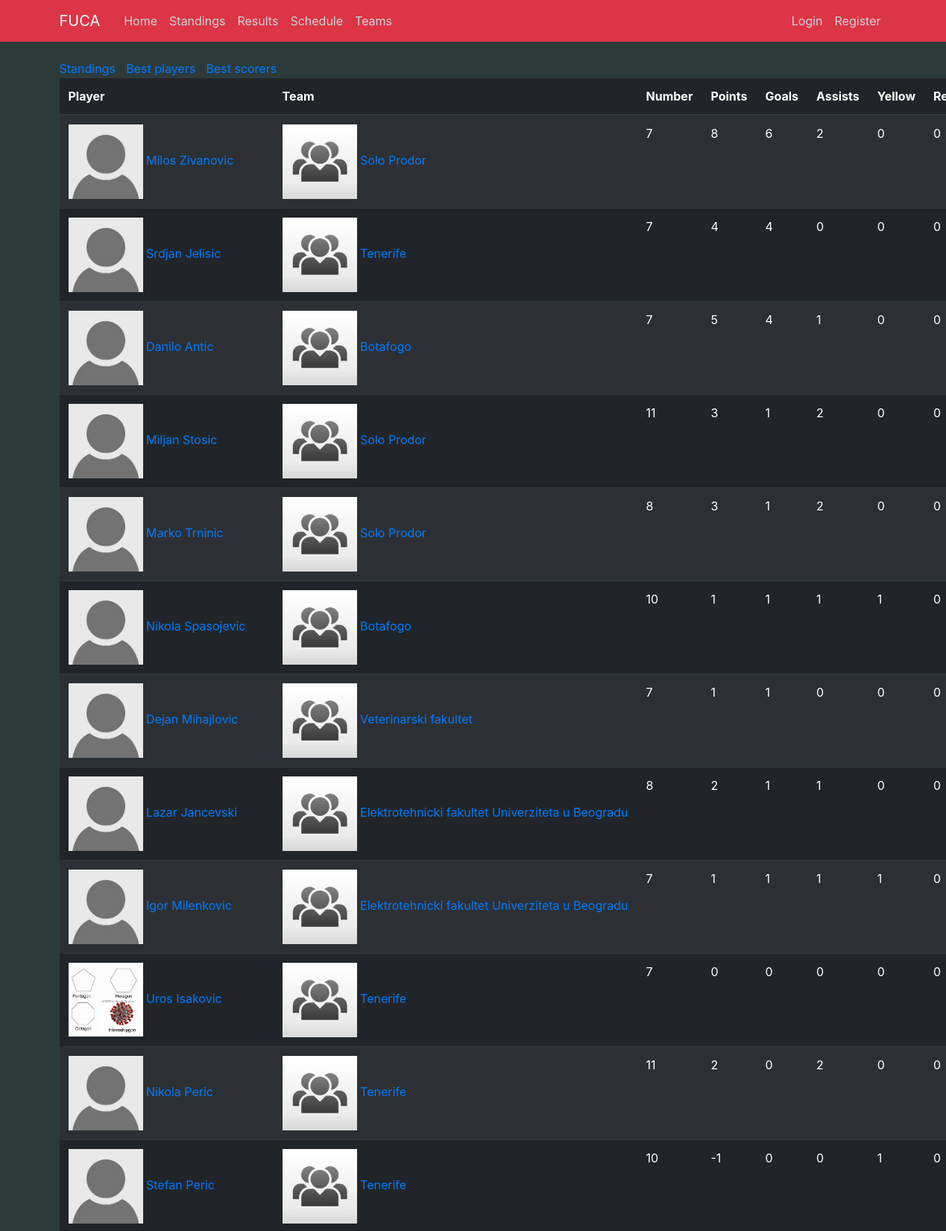
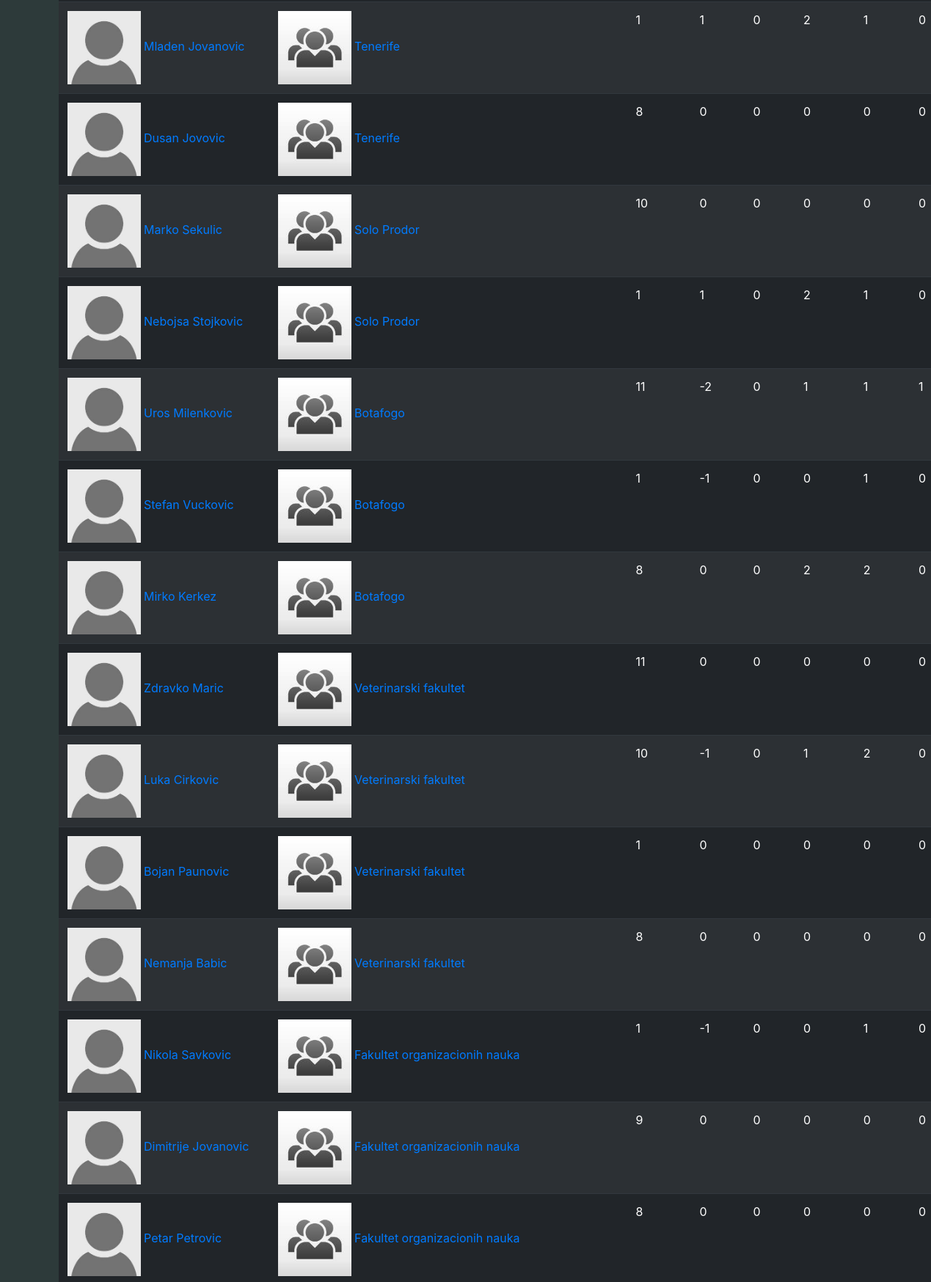
The page /bestscorers (upper part) on the database its author committed (2 pictures, top to bottom).
### fuca/models.py (models this page shows, shortened)
class Player(db.Model, UserMixin):
    __tablename__ = 'player'
    id          = db.Column(db.Integer,     primary_key=True)
    name        = db.Column(db.String(100), nullable=False)
    birthdate   = db.Column(db.DateTime,    nullable=False)
    number      = db.Column(db.Integer,     nullable=False)
    image       = db.Column(db.String(20),  nullable=False, default='default.jpg')
    email       = db.Column(db.String(120), unique=True,    nullable=False)
    password    = db.Column(db.String(60))
    registered  = db.Column(db.Boolean, default=False)
    team_id     = db.Column(db.Integer, db.ForeignKey('team.id'), nullable=False)
    statistics  = db.relationship('Statistics', backref='player', lazy=True)
    def goals(self):
        goals = 0
        for stat in self.statistics:
            goals += stat.goals
        return goals
    def assists(self):
        assists = 0
        for stat in self.statistics:
            assists += stat.assists
        return assists
    def red(self):
        red = 0
        for stat in self.statistics:
            red += stat.red
        return red
    def yellow(self):
        yellow = 0
        for stat in self.statistics:
            yellow += stat.yellow
        return yellow
    def points(self):
        return self.goals() + self.assists() - self.yellow() - 2 * self.red()
    def jinja_dict(self):
        return {'name'          : self.name,
                'birthdate'     : self.birthdate,
                'image'         : self.image,
                'email'         : self.email,
                'team'          : self.team,
                'number'        : self.number,
                'goals'         : self.goals(),
                'assists'       : self.assists(),
                'red'           : self.red(),
                'yellow'        : self.yellow(),
                'points'        : self.points(),
                'id'            : self.id,
                'team_id'       : self.team_id}

class Team(db.Model):
    __tablename__ = 'team'
    id          = db.Column(db.Integer,     primary_key=True)
    name        = db.Column(db.String(100), nullable=False, unique=True)
    matches     = db.Column(db.Integer,     nullable=False, default=0)
    wins        = db.Column(db.Integer,     nullable=False, default=0)
    losses      = db.Column(db.Integer,     nullable=False, default=0)
    draws       = db.Column(db.Integer,     nullable=False, default=0)
    goal_diff   = db.Column(db.Integer,     nullable=False, default=0)
    logo_image  = db.Column(db.String(20),  nullable=False, default='default.jpg')
    captain_id  = db.Column(db.Integer, db.ForeignKey('player.id'))
    host_matches    = db.relationship('Match',  backref='host_team',    lazy=True,  foreign_keys=Match.host_team_id)
    guest_matches   = db.relationship('Match',  backref='guest_team',   lazy=True,  foreign_keys=Match.guest_team_id)
    players         = db.relationship('Player', backref='team',         lazy=True,  foreign_keys=Player.team_id)

### fuca/routes/standings_routes.py (the view)
@app.route("/bestscorers")
def bestscorers():
    players_db = Player.query.all()
    players = [player.jinja_dict() for player in players_db]
    players = sorted(players, key=lambda player: player['goals'])[::-1]
    for player in players:
        player['image'] = url_for('static', filename='images/players/{}'.format(player['image']))
        player['team_id'] = player['team'].id
        player['team_name'] = player['team'].name
        player['team_logo'] = url_for('static', filename='images/teams/{}'.format(player['team'].logo_image))
    return render_template('standings/best-scorers.html', players=players, title='Best Scorers')

### fuca/templates/standings/best-scorers.html
{% extends 'standings/standings-layout.html' %}
{% block standings_content %}
<table class="table table-dark table-striped table-hover">
    <thead>
        <th>Player</th>
        <th>Team</th>
        <th>Number</th>
        <th>Points</th>
        <th>Goals</th>
        <th>Assists</th>
        <th>Yellow</th>
        <th>Red</th>
    </thead>
    {% for player in players %}
        <tr>
            <td style="white-space:nowrap">
                <a href="{{ url_for('player', id=player.id)}}">
                    <img src="{{ player.image }}" width="100">
                    {{ player.name }}
                </a>
            </td>
            <td style="white-space:nowrap">
                <a href="{{ url_for('team', id=player.team_id)}}">
                    <img src="{{ player.team_logo }}" width="100">
                    {{ player.team_name }}
                </a>
            </td>
            <td>{{ player.number }}</td>
            <td>{{ player.points }}</td>
            <td>{{ player.goals }}</td>
            <td>{{ player.assists }}</td>
            <td>{{ player.yellow }}</td>
            <td>{{ player.red }}</td>
        </tr>
    {% endfor %}
</table>
{% endblock standings_content %}

### fuca/static/main.css (style rules this page uses)
body { background: #fafafa; color: #333333; margin-top: 5rem; }
.dark-background { background-color:#2D3A3A; }

### rows shown on the page
Player: name "Milos Zivanovic"
Team: team_name "Solo Prodor" "Solo Prodor" "Solo Prodor" "Solo Prodor" "Solo Prodor"
Player: name "Srdjan Jelisic"
Team: team_name "Tenerife" "Tenerife" "Tenerife" "Tenerife" "Tenerife" "Tenerife"
Player: name "Danilo Antic"
Team: team_name "Botafogo" "Botafogo" "Botafogo" "Botafogo" "Botafogo"
Player: name "Miljan Stosic"
Player: name "Marko Trninic"
Player: name "Nikola Spasojevic"
Player: name "Dejan Mihajlovic"
Team: team_name "Veterinarski fakultet" "Veterinarski fakultet" "Veterinarski fakultet" "Veterinarski fakultet"
Player: name "Lazar Jancevski", team_name "Elektrotehnicki fakultet Univerziteta u Beogradu", number "8", points "2", goals "1", assists "1", yellow "0", red "0"
Player: name "Igor Milenkovic"
Team: team_name "Elektrotehnicki fakultet Univerziteta u Beogradu"
Player: name "Uros Isakovic"
Player: name "Nikola Peric"
Player: name "Stefan Peric"
Player: name "Mladen Jovanovic"
Player: name "Dusan Jovovic"
Player: name "Marko Sekulic"
Player: name "Nebojsa Stojkovic"
Player: name "Uros Milenkovic"
Player: name "Stefan Vuckovic"
Player: name "Mirko Kerkez"
Player: name "Zdravko Maric"
Player: name "Luka Cirkovic", team_name "Veterinarski fakultet", number "10", points "-1", goals "0", assists "1", yellow "2", red "0", name "Nikola Savkovic"
Player: name "Bojan Paunovic"
Player: name "Nemanja Babic"
Team: team_name "Fakultet organizacionih nauka" "Fakultet organizacionih nauka" "Fakultet organizacionih nauka"
Player: name "Dimitrije Jovanovic"
Player: name "Petar Petrovic"

### other values the page prints
{{ player.number }} "7" "7" "7" "11" "8" "10" "7" "7" "7" "11" "10" "1" "8" "10" "1" "11" "1" "8" "11" "1" "8" "1" "9" "8"
{{ player.points }} "8" "4" "5" "3" "3" "1" "1" "1" "0" "2" "-1" "1" "0" "0" "1" "-2" "-1" "0" "0" "0" "0" "-1" "0" "0"
{{ player.goals }} "6" "4" "4" "1" "1" "1" "1" "1" "0" "0" "0" "0" "0" "0" "0" "0" "0" "0" "0" "0" "0" "0" "0" "0"
{{ player.assists }} "2" "0" "1" "2" "2" "1" "0" "1" "0" "2" "0" "2" "0" "0" "2" "1" "0" "2" "0" "0" "0" "0" "0" "0"
{{ player.yellow }} "0" "0" "0" "0" "0" "1" "0" "1" "0" "0" "1" "1" "0" "0" "1" "1" "1" "2" "0" "0" "0" "1" "0" "0"
{{ player.red }} "0" "0" "0" "0" "0" "0" "0" "0" "0" "0" "0" "0" "0" "0" "0" "1" "0" "0" "0" "0" "0" "0" "0" "0"
